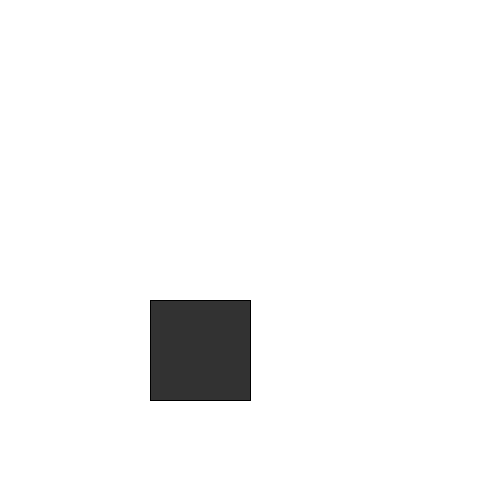
Frame 1 (no input)
Frame 60 (the mouse pressed at the canvas centre just before this capture): identical to frame 1, image omitted
Frame 120 (the mouse held since frame 60 and released just before this capture): identical to frame 1, image omitted

The Processing sketch that drew this single still picture (run headless with seeded random() and noise(); from frame 60 on, the mouse is pressed at the canvas centre):

// Processing sketch: A8L_A4
// ── A8L_A4.pde
int x = 150;
int y = 300;
int size = 100;

void setup(){
  size(500, 500);
  background(255);
  fill(50);
  rect(x, y, size, size);
}

void draw(){
}


void mousePressed(){
  if(mouseX >= x & mouseX <= x+size & mouseY >= y & mouseY <= y+size){
     fill(random(255), random(255), random(255));
     rect(x, y, size, size);
  }
}
